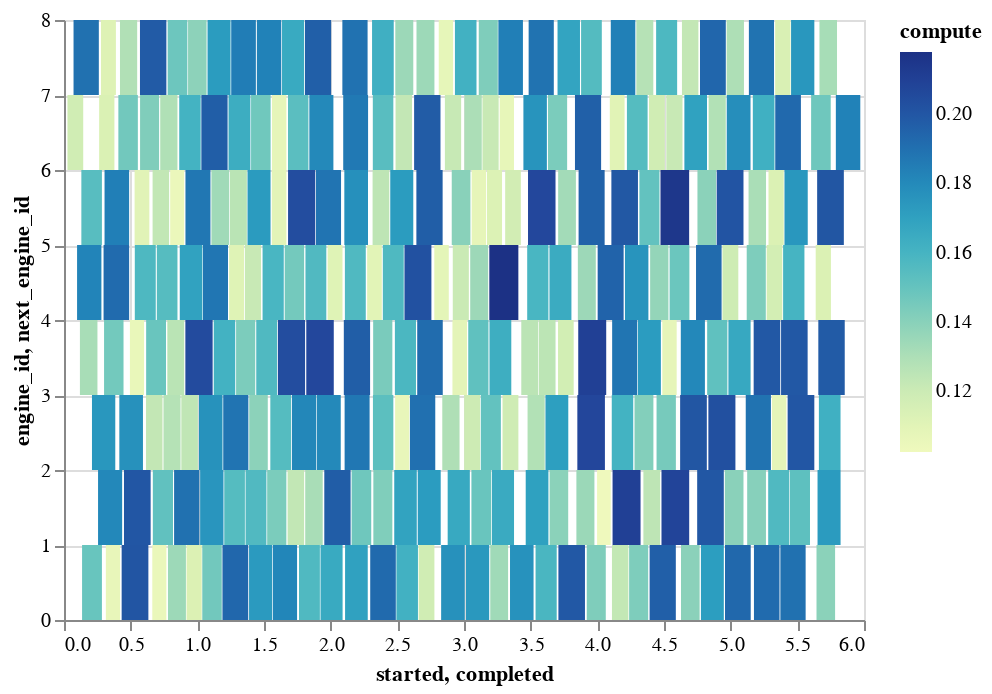

Here is the notebook cell this chart was saved with:
### Markdown cell above
Sometimes in this example, a bubble of idle engines can be produced around when the last task is sent.

This is caused when lots of results arrive in the client while the client is still trying to submit tasks.
Because of IPython Parallel's threaded implementation,
this can cause lots of contention,
and receiving lots of results can significantly affect overal performance if the client is still trying to assemble tasks to submit.

This is an opportunity for [optimization in the client](https://github.com/ipython/ipyparallel/pull/534)!

A similar visualization can be done with altair.

### Code cell
import altair as alt

alt.Chart(df).mark_rect().encode(
    x="started",
    x2="completed",
    y="engine_id",
    y2="next_engine_id",
    color="compute",
).transform_calculate(
    next_engine_id="datum.engine_id + 1",
)

### Figure 1 — Vega-Lite specification as saved in the notebook (floating-point values rounded to 4 significant figures; data arrays with more than 128 entries replaced by an {"elided": "..."} marker saying what was removed)
{"config": {"view": {"continuousWidth": 400, "continuousHeight": 300}}, "data": {"name": "data-d4ef029b9b43e923d211dfda0518b43e"}, "mark": "rect", "encoding": {"color": {"type": "quantitative", "field": "compute"}, "x": {"type": "quantitative", "field": "started"}, "x2": {"field": "completed"}, "y": {"type": "quantitative", "field": "engine_id"}, "y2": {"field": "next_engine_id"}}, "transform": [{"calculate": "datum.engine_id + 1", "as": "next_engine_id"}], "$schema": "https://vega.github.io/schema/vega-lite/v4.8.1.json", "datasets": {"data-d4ef029b9b43e923d211dfda0518b43e": {"elided": "256 records"}}}
